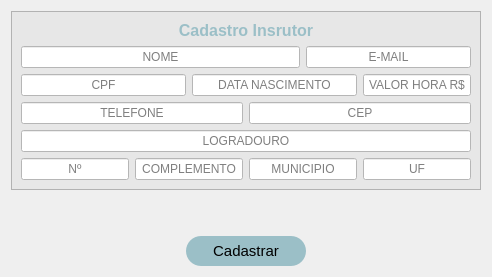
                <widget class="QWidget" name="cadastro_instrutor">
                 <attribute name="title">
                  <string>Cadastro Instrutor</string>
                 </attribute>
                 <layout class="QVBoxLayout" name="verticalLayout_11">
                  <item>
                   <widget class="QFrame" name="frame_cadastro_2">
                    <property name="styleSheet">
                     <string notr="true">QLineEdit{

	background-color: rgb(255,255,255);
	font: 10pt &quot;MS Shell Dlg 2&quot;;	
}

QFrame{

	background-color: rgb(231,231,231);
}
</string>
                    </property>
                    <property name="frameShape">
                     <enum>QFrame::StyledPanel</enum>
                    </property>
                    <property name="frameShadow">
                     <enum>QFrame::Raised</enum>
                    </property>
                    <layout class="QGridLayout" name="gridLayout_2">
                     <item row="5" column="1" colspan="2">
                      <widget class="QLineEdit" name="txt_complemento_2">
                       <property name="alignment">
                        <set>Qt::AlignCenter</set>
                       </property>
                       <property name="placeholderText">
                        <string>COMPLEMENTO</string>
                       </property>
                      </widget>
                     </item>
                     <item row="5" column="3" colspan="2">
                      <widget class="QLineEdit" name="txt_municipio_2">
                       <property name="alignment">
                        <set>Qt::AlignCenter</set>
                       </property>
                       <property name="placeholderText">
                        <string>MUNICIPIO</string>
                       </property>
                      </widget>
                     </item>
                     <item row="5" column="5">
                      <widget class="QLineEdit" name="txt_uf_2">
                       <property name="alignment">
                        <set>Qt::AlignCenter</set>
                       </property>
                       <property name="placeholderText">
                        <string>UF</string>
                       </property>
                      </widget>
                     </item>
                     <item row="3" column="3" colspan="3">
                      <widget class="QLineEdit" name="txt_cep_2">
                       <property name="alignment">
                        <set>Qt::AlignCenter</set>
                       </property>
                       <property name="placeholderText">
                        <string>CEP</string>
                       </property>
                      </widget>
                     </item>
                     <item row="5" column="0">
                      <widget class="QLineEdit" name="txt_numero_2">
                       <property name="alignment">
                        <set>Qt::AlignCenter</set>
                       </property>
                       <property name="placeholderText">
                        <string>Nº</string>
                       </property>
                      </widget>
                     </item>
                     <item row="4" column="0" colspan="6">
                      <widget class="QLineEdit" name="txt_logradouro_2">
                       <property name="alignment">
                        <set>Qt::AlignCenter</set>
                       </property>
                       <property name="placeholderText">
                        <string>LOGRADOURO</string>
                       </property>
                      </widget>
                     </item>
                     <item row="1" column="0" colspan="4">
                      <widget class="QLineEdit" name="txt_nome_2">
                       <property name="alignment">
                        <set>Qt::AlignCenter</set>
                       </property>
                       <property name="placeholderText">
                        <string>NOME</string>
                       </property>
                      </widget>
                     </item>
                     <item row="1" column="4" colspan="2">
                      <widget class="QLineEdit" name="txt_email_2">
                       <property name="alignment">
                        <set>Qt::AlignCenter</set>
                       </property>
                       <property name="placeholderText">
                        <string>E-MAIL</string>
                       </property>
                      </widget>
                     </item>
                     <item row="2" column="2" colspan="3">
                      <widget class="QLineEdit" name="txt_datanascimento_2">
                       <property name="alignment">
                        <set>Qt::AlignCenter</set>
                       </property>
                       <property name="placeholderText">
                        <string>DATA NASCIMENTO</string>
                       </property>
                      </widget>
                     </item>
                     <item row="2" column="5">
                      <widget class="QLineEdit" name="txt_valor_hora_2">
                       <property name="alignment">
                        <set>Qt::AlignCenter</set>
                       </property>
                       <property name="placeholderText">
                        <string>VALOR HORA R$</string>
                       </property>
                      </widget>
                     </item>
                     <item row="2" column="0" colspan="2">
                      <widget class="QLineEdit" name="txt_cpf_2">
                       <property name="alignment">
                        <set>Qt::AlignCenter</set>
                       </property>
                       <property name="placeholderText">
                        <string>CPF</string>
                       </property>
                      </widget>
                     </item>
                     <item row="3" column="0" colspan="3">
                      <widget class="QLineEdit" name="txt_telefone_2">
                       <property name="alignment">
                        <set>Qt::AlignCenter</set>
                       </property>
                       <property name="placeholderText">
                        <string>TELEFONE</string>
                       </property>
                      </widget>
                     </item>
                     <item row="0" column="0" colspan="6">
                      <widget class="QLabel" name="label_cadastro_instrutor">
                       <property name="styleSheet">
                        <string notr="true">color: rgb(155, 191, 199);</string>
                       </property>
                       <property name="text">
                        <string>&lt;html&gt;&lt;head/&gt;&lt;body&gt;&lt;p align=&quot;center&quot;&gt;&lt;span style=&quot; font-size:12pt; font-weight:600;&quot;&gt;Cadastro Insrutor&lt;/span&gt;&lt;/p&gt;&lt;/body&gt;&lt;/html&gt;</string>
                       </property>
                      </widget>
                     </item>
                    </layout>
                   </widget>
                  </item>
                  <item>
                   <spacer name="verticalSpacer_4">
                    <property name="orientation">
                     <enum>Qt::Vertical</enum>
                    </property>
                    <property name="sizeHint" stdset="0">
                     <size>
                      <width>20</width>
                      <height>40</height>
                     </size>
                    </property>
                   </spacer>
                  </item>
                  <item alignment="Qt::AlignHCenter">
                   <widget class="QPushButton" name="btn_cadastro_2">
                    <property name="minimumSize">
                     <size>
                      <width>120</width>
                      <height>30</height>
                     </size>
                    </property>
                    <property name="font">
                     <font>
                      <pointsize>11</pointsize>
                     </font>
                    </property>
                    <property name="cursor">
                     <cursorShape>PointingHandCursor</cursorShape>
                    </property>
                    <property name="styleSheet">
                     <string notr="true">QPushButton:hover{

	background-color:rgb(115, 142, 148);
	border-radius: 15px;
	color: #fff

}


QPushButton{
	border-radius: 15px;
	background-color: rgb(155, 191, 199);
	
}</string>
                    </property>
                    <property name="text">
                     <string>Cadastrar</string>
                    </property>
                   </widget>
                  </item>
                 </layout>
                </widget>
